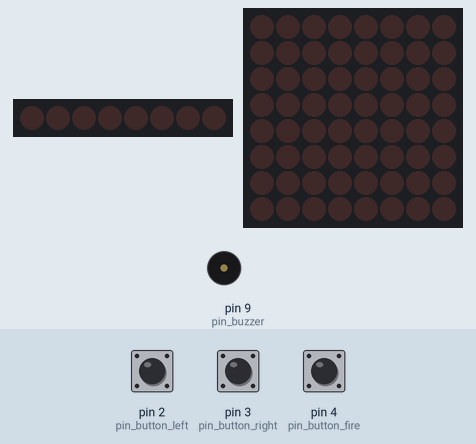
This sketch was run on a simulated Arduino Uno, built with avr-gcc and run on an emulated ATmega328P. Shown: 8 shift-register outputs drawn as a row of LEDs (first output left, lit = HIGH), 8×8 LED matrix, buzzer (waves = sounding). Wiring (inferred from the names in the program): shift register (74HC595): data pin 5; shift clock pin 7; latch pin 6. Wiring (inferred from the signals the program sends): row of LEDs: on Q0, Q1, Q2, Q3, Q4, Q5, Q6, Q7. The test bench sets the inputs (shaded band); at power-on: pin 4 (pin_button_fire) HIGH, pin 2 (pin_button_left) HIGH, pin 3 (pin_button_right) HIGH. Random numbers use the default seed unless the sketch sets one.

Above: at 1.2 s.
1.3 s: pin 4 (pin_button_fire) pulled LOW for 0.15 s
At 2.9 s:
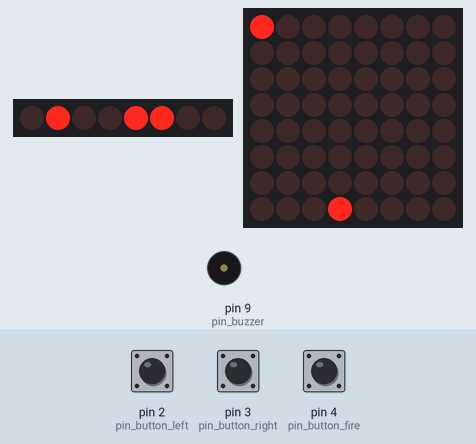
4.4 s: pin 2 (pin_button_left) pulled LOW for 0.15 s
At 6.0 s:
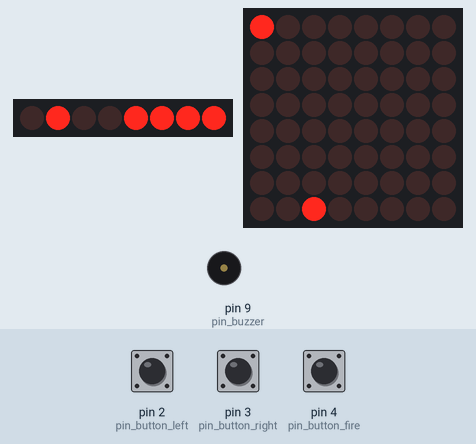
7.5 s: pin 3 (pin_button_right) pulled LOW for 0.15 s
At 8.9 s:
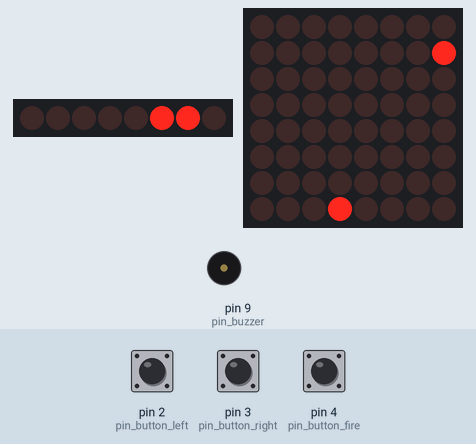
10.6 s: pin 2 (pin_button_left) pulled LOW for 1 s
At 12.4 s:
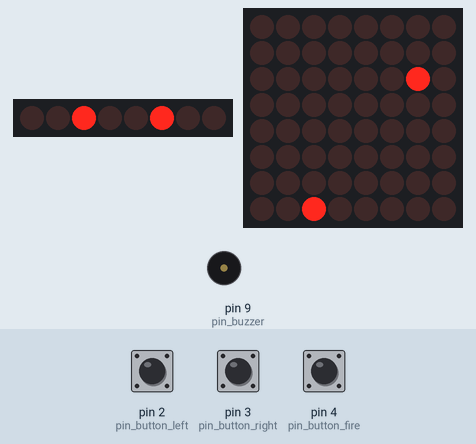
14.6 s: pin 4 (pin_button_fire) pulled LOW for 1 s
At 17.6 s:
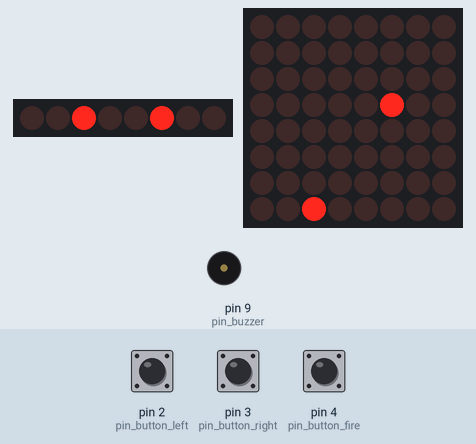
18.6 s: pin 3 (pin_button_right) pulled LOW for 1 s
At 19.5 s:
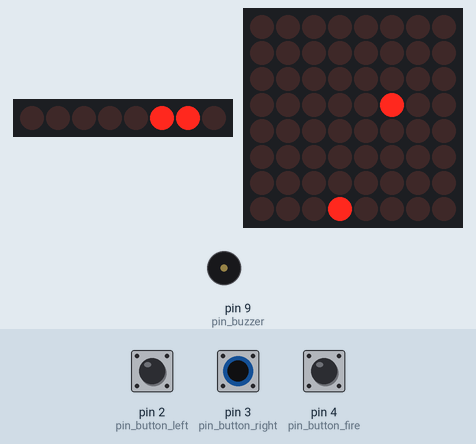
Timing chart, 0 to 26.6 s (numbered marks = the images above; inputs shaded):
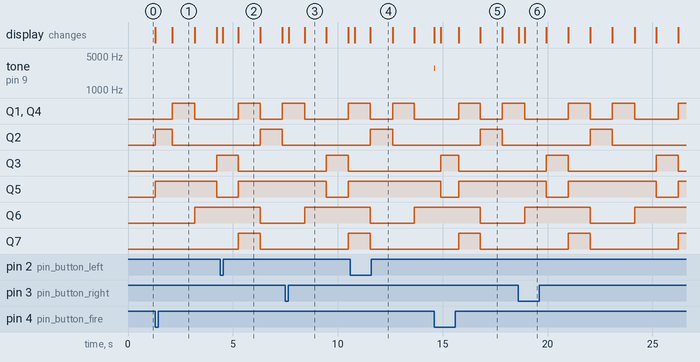

Measured:
- after the input at 1.3 s, Q1, Q4: LOW → HIGH after 0.82 s, → LOW 1.1 s later; Q2: LOW → HIGH at once, → LOW 0.81 s later; Q3: LOW → HIGH after 2.9 s; Q5: LOW → HIGH at once, → LOW 2.9 s later; Q6: LOW → HIGH after 1.9 s; the display: first changes at once (image 1 shows a later state)
- after the input at 14.6 s, tone on pin 9 (pin_buzzer): silent → 2794 Hz at once, → silent 0.04 s later
- what the display in image 1 shows lasts 1.1 s, from 2.1 s to 3.2 s
- what the display in image 3 shows lasts 1.0 s, from 8.4 s to 9.4 s

The sketch:

uno-shooter.ino
```cpp
// Uno Shooter

#include "LedControl.h"

const uint8_t pin_button_left = 2;
const uint8_t pin_button_right = 3;
const uint8_t pin_button_fire = 4;

const uint8_t pin_7s_DS = 5;
const uint8_t pin_7s_STCP = 6;
const uint8_t pin_7s_SHCP = 7;

const uint8_t pin_buzzer = 9;

LedControl matrix = LedControl(12, 11, 10, 1);

const uint8_t digits[10]{1, 79, 18, 6, 76, 36, 32, 15, 0, 4};

const uint8_t drop_interval = 5;
volatile uint8_t time_left;

volatile bool flag_left = false;
volatile bool flag_right = false;
volatile bool flag_fire = false;
volatile bool flag_drop = false;
volatile bool flag_sec = false;

bool stop = true;
uint8_t score = 0;

uint8_t player_row = 7, player_col = 0;
uint8_t enemy_row = 0, enemy_col = 0;

void setup() {
  pinMode(pin_7s_DS, OUTPUT);
  pinMode(pin_7s_STCP, OUTPUT);
  pinMode(pin_7s_SHCP, OUTPUT);

  pinMode(pin_button_left, INPUT_PULLUP);
  pinMode(pin_button_right, INPUT_PULLUP);
  pinMode(pin_button_fire, INPUT_PULLUP);

  attachInterrupt(digitalPinToInterrupt(pin_button_left), handle_left, FALLING);
  attachInterrupt(digitalPinToInterrupt(pin_button_right), handle_right,
                  FALLING);

  PCICR |= B00000100;
  PCMSK2 |= B00010000;

  TCCR1A = 0;
  TCCR1B = 0;
  TCCR1B |= (1 << CS12);
  TIMSK1 |= (1 << OCIE1A);

  matrix.shutdown(0, false);
  matrix.setIntensity(0, 0);

  randomSeed(analogRead(0));
}

void loop() {
  if (stop) {
    if (!flag_fire) {
      return;
    }
    start_game();
  }

  if (flag_sec) {
    digitalWrite(pin_7s_STCP, LOW);
    shiftOut(pin_7s_DS, pin_7s_SHCP, LSBFIRST, digits[time_left]);
    digitalWrite(pin_7s_STCP, HIGH);
    flag_sec = false;
  }

  if (player_row == enemy_row) {
    stop = true;
    score_animation();
    flag_fire = false;
    return;
  }

  if (flag_fire) {
    tone(pin_buzzer, 2794, 40);
    bullet_animation();
    flag_fire = false;
  }

  update_enemy();
  update_player();
}

void start_game() {
  matrix.clearDisplay(0);

  enemy_row = 0;
  enemy_col = random(0, 8);
  matrix.setLed(0, enemy_row, enemy_col, true);

  player_col = random(0, 8);
  matrix.setLed(0, player_row, player_col, true);

  stop = false;
  flag_left = false;
  flag_right = false;
  flag_fire = false;
  flag_drop = false;
  time_left = drop_interval;
  TCNT1 = 15624;
}

void score_animation() {
  matrix.clearDisplay(0);
  for (uint8_t i = 0; i < 8; ++i) {
    for (uint8_t j = 0; j < 8; j++) {
      if (score == 0) {
        return;
      }
      matrix.setLed(0, i, j, true);
      --score;
      delay(100);
    }
  }
}

void bullet_animation() {
  for (int8_t row = 6; row >= 0; --row) {
    matrix.setLed(0, row, player_col, true);
    delay(10);
    matrix.setLed(0, row, player_col, false);

    if (row == enemy_row) {
      if (player_col == enemy_col) {
        tone(pin_buzzer, 3322, 80);
        ++score;
        new_enemy();
        break;
      }
    }
  }
}

void update_enemy() {
  if (flag_drop) {
    matrix.setLed(0, enemy_row, enemy_col, false);
    ++enemy_row;
    enemy_col = random(0, 2) ? ++enemy_col : --enemy_col;
    enemy_col = enemy_col % 8;
    flag_drop = false;
  }

  matrix.setLed(0, enemy_row, enemy_col, true);
}

void update_player() {
  matrix.setLed(0, player_row, player_col, false);

  if (flag_left) {
    player_col = --player_col % 8;
    flag_left = false;
  }

  if (flag_right) {
    player_col = ++player_col % 8;
    flag_right = false;
  }

  matrix.setLed(0, player_row, player_col, true);
}

void new_enemy() {
  uint8_t new_enemy_col;
  do {
    new_enemy_col = random(0, 8);
  } while (enemy_col == new_enemy_col);
  enemy_col = new_enemy_col;
  matrix.setLed(0, enemy_row, enemy_col, true);
}

void handle_button(volatile bool &flag, volatile unsigned long &last_time) {
  unsigned long time = millis();
  if (time - last_time > 75UL) {
    flag = true;
  }
  last_time = time;
}

void handle_left() {
  volatile static unsigned long last_time = 0;
  handle_button(flag_left, last_time);
}

void handle_right() {
  volatile static unsigned long last_time = 0;
  handle_button(flag_right, last_time);
}

ISR(PCINT2_vect) {
  volatile static unsigned long last_time = 0;
  if (digitalRead(pin_button_fire) == LOW) {
    handle_button(flag_fire, last_time);
  }
}

ISR(TIMER1_COMPA_vect) {
  flag_sec = true;
  if (--time_left == 0) {
    time_left = drop_interval;
    flag_drop = true;
  }
}
```
